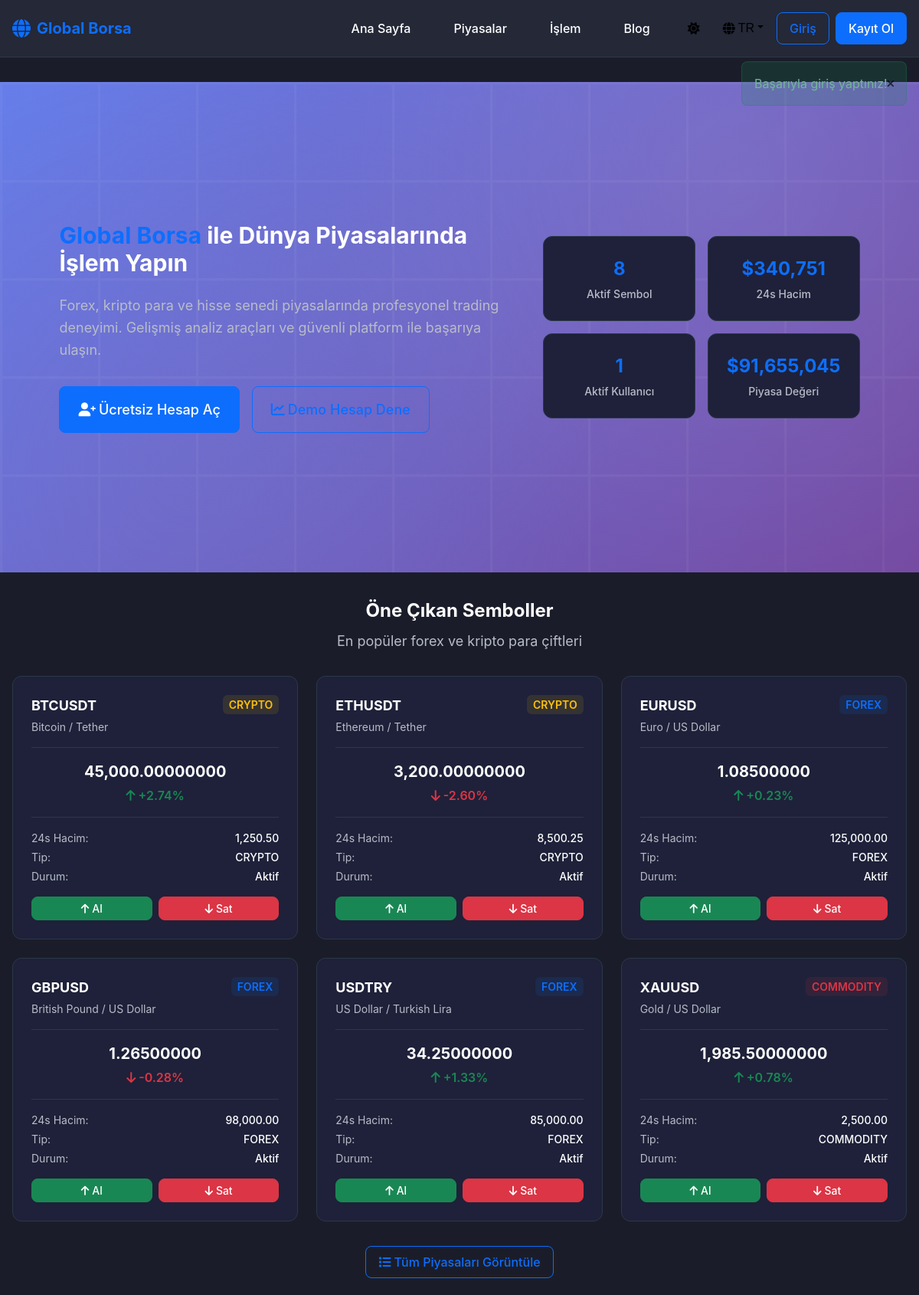
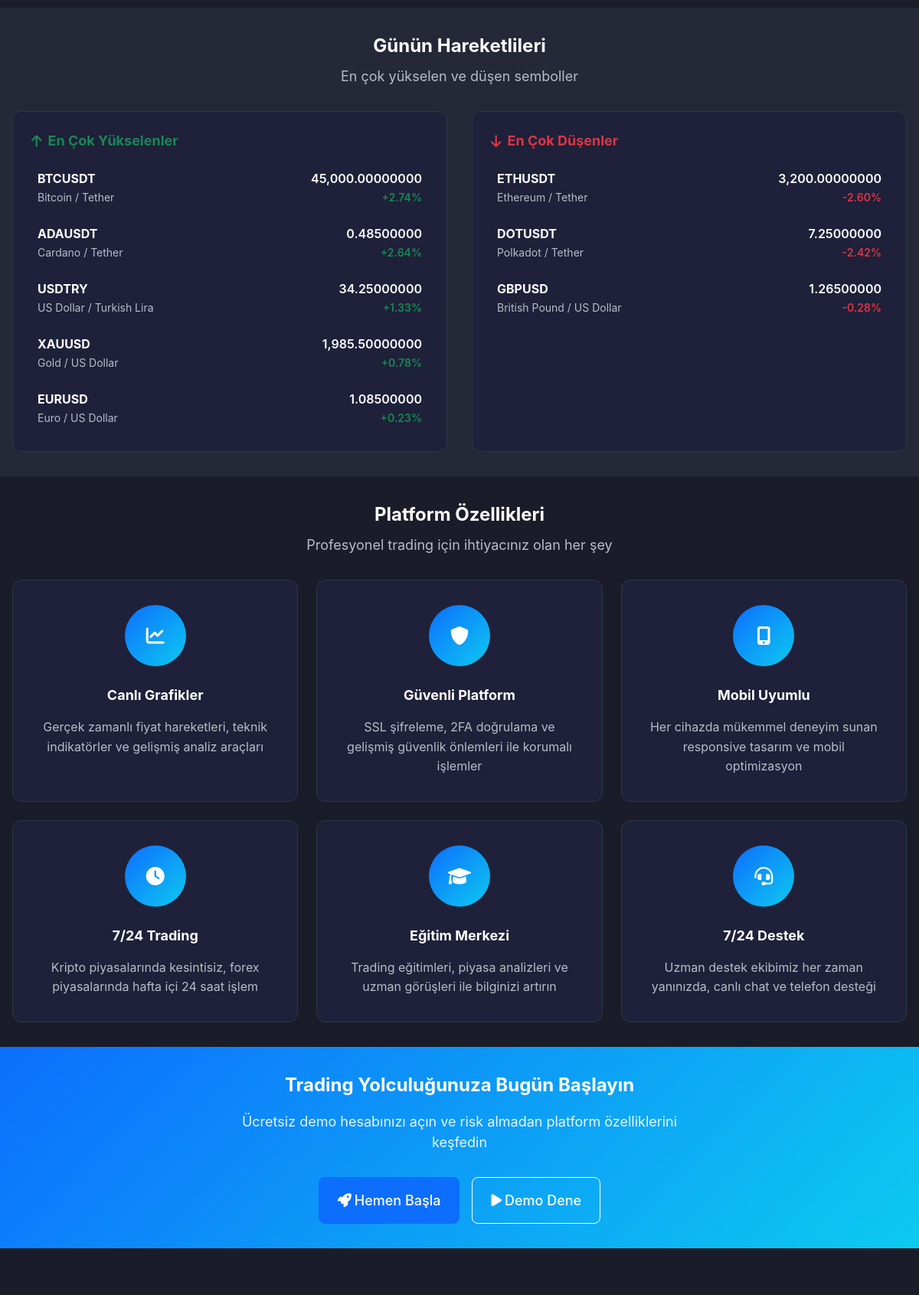
The page / (signed in, upper part) on the database its author committed (2 pictures, top to bottom).
### tables this page shows
CREATE TABLE IF NOT EXISTS prices (
    id INT AUTO_INCREMENT PRIMARY KEY,
    symbol_id INT NOT NULL,
    price DECIMAL(20, 8) NOT NULL,
    bid DECIMAL(20, 8),
    ask DECIMAL(20, 8),
    volume_24h DECIMAL(20, 8) DEFAULT 0,
    change_24h DECIMAL(10, 4) DEFAULT 0,
    change_percent_24h DECIMAL(10, 4) DEFAULT 0,
    high_24h DECIMAL(20, 8),
    low_24h DECIMAL(20, 8),
    updated_at DATETIME DEFAULT CURRENT_TIMESTAMP ON UPDATE CURRENT_TIMESTAMP,
    FOREIGN KEY (symbol_id) REFERENCES symbols(id) ON DELETE CASCADE,
    UNIQUE KEY unique_symbol (symbol_id)
);

CREATE TABLE IF NOT EXISTS symbols (
    id INT AUTO_INCREMENT PRIMARY KEY,
    symbol VARCHAR(20) UNIQUE NOT NULL,
    name VARCHAR(100) NOT NULL,
    base_currency VARCHAR(10) NOT NULL,
    quote_currency VARCHAR(10) NOT NULL,
    type ENUM('forex', 'crypto', 'stock', 'commodity') NOT NULL,
    status ENUM('active', 'inactive') DEFAULT 'active',
    min_trade_amount DECIMAL(20, 8) DEFAULT 0.00000001,
    max_trade_amount DECIMAL(20, 8),
    price_precision INT DEFAULT 8,
    quantity_precision INT DEFAULT 8,
    trading_fee DECIMAL(5, 4) DEFAULT 0.001,
    is_featured BOOLEAN DEFAULT FALSE,
    created_at DATETIME DEFAULT CURRENT_TIMESTAMP,
    updated_at DATETIME DEFAULT CURRENT_TIMESTAMP ON UPDATE CURRENT_TIMESTAMP
);

### modules/landing/views/index.php (the view, shortened to what the rows shown need)
<section class="hero">
    <div class="container">
        <div class="hero-content">
            <div class="hero-text">
                <h1 class="hero-title">
                    <span class="text-primary">Global Borsa</span> ile
                    Dünya Piyasalarında İşlem Yapın
                </h1>
                <p class="hero-description">
                    Forex, kripto para ve hisse senedi piyasalarında profesyonel trading deneyimi.
                    Gelişmiş analiz araçları ve güvenli platform ile başarıya ulaşın.
                </p>
                <div class="hero-actions">
                    <?php if (!$user): ?>
                        <a href="/register" class="btn btn-primary btn-lg">
                            <i class="fas fa-user-plus"></i>
                            Ücretsiz Hesap Aç
                        </a>
                        <a href="/trading" class="btn btn-outline btn-lg">
                            <i class="fas fa-chart-line"></i>
                            Demo Hesap Dene
                        </a>
                    <?php endif; ?>
                </div>
            </div>
            <div class="hero-stats">
                <div class="stat-card">
                    <div class="stat-value"><?= number_format($market_stats['total_symbols']) ?></div>
                    <div class="stat-label">Aktif Sembol</div>
                </div>
                <div class="stat-card">
                    <div class="stat-value">$<?= number_format($market_stats['total_volume'], 0) ?></div>
                    <div class="stat-label">24s Hacim</div>
                </div>
                <div class="stat-card">
                    <div class="stat-value"><?= number_format($market_stats['active_users']) ?></div>
                    <div class="stat-label">Aktif Kullanıcı</div>
                </div>
                <div class="stat-card">
                    <div class="stat-value">$<?= number_format($market_stats['market_cap'], 0) ?></div>
                    <div class="stat-label">Piyasa Değeri</div>
                </div>
            </div>
        </div>
    </div>
</section>
<section class="featured-symbols">
    <div class="container">
        <div class="section-header">
            <h2 class="section-title">Öne Çıkan Semboller</h2>
            <p class="section-description">En popüler forex ve kripto para çiftleri</p>
        </div>
        <div class="symbols-grid">
            <?php foreach ($featured_symbols as $symbol): ?>
                <div class="symbol-card" onclick="window.location.href='/symbol/<?= $symbol['symbol'] ?>'">
                    <div class="symbol-header">
                        <div class="symbol-info">
                            <h3 class="symbol-name"><?= htmlspecialchars($symbol['symbol']) ?></h3>
                            <p class="symbol-description"><?= htmlspecialchars($symbol['name']) ?></p>
                        </div>
                        <div class="symbol-type">
                            <span class="type-badge type-<?= $symbol['type'] ?>">
                                <?= strtoupper($symbol['type']) ?>
                            </span>
                        </div>
                    </div>
                    <div class="symbol-price">
                        <div class="current-price" data-symbol="<?= $symbol['symbol'] ?>">
                            <?= $symbol['price'] ? number_format($symbol['price'], 8) : '--' ?>
                        </div>
                        <div class="price-change <?= ($symbol['change_percent_24h'] ?? 0) >= 0 ? 'positive' : 'negative' ?>">
                            <i class="fas fa-<?= ($symbol['change_percent_24h'] ?? 0) >= 0 ? 'arrow-up' : 'arrow-down' ?>"></i>
                            <span data-change="<?= $symbol['symbol'] ?>">
                                <?= $symbol['change_percent_24h'] ? (($symbol['change_percent_24h'] >= 0 ? '+' : '') . number_format($symbol['change_percent_24h'], 2) . '%') : '--' ?>
                            </span>
                        </div>
                    </div>
                    <div class="symbol-details">
                        <div class="detail-item">
                            <span class="label">24s Hacim:</span>
                            <span class="value"><?= $symbol['volume_24h'] ? number_format($symbol['volume_24h'], 2) : '--' ?></span>
                        </div>
                        <div class="detail-item">
                            <span class="label">Tip:</span>
                            <span class="value"><?= strtoupper($symbol['type']) ?></span>
                        </div>
                        <div class="detail-item">
                            <span class="label">Durum:</span>
                            <span class="value"><?= $symbol['status'] === 'active' ? 'Aktif' : 'Pasif' ?></span>
                        </div>
                    </div>
                    <div class="symbol-actions">
                        <a href="/trading/<?= $symbol['symbol'] ?>" class="btn btn-success btn-sm">
                            <i class="fas fa-arrow-up"></i> Al
                        </a>
                        <a href="/trading/<?= $symbol['symbol'] ?>" class="btn btn-danger btn-sm">
                            <i class="fas fa-arrow-down"></i> Sat
                        </a>
                    </div>
                </div>
            <?php endforeach; ?>
        </div>
        <div class="section-footer">
            <a href="/markets" class="btn btn-outline">
                <i class="fas fa-list"></i>
                Tüm Piyasaları Görüntüle
            </a>
        </div>
    </div>
</section>
<section class="top-movers">
    <div class="container">
        <div class="section-header">
            <h2 class="section-title">Günün Hareketlileri</h2>
            <p class="section-description">En çok yükselen ve düşen semboller</p>
        </div>
        <div class="movers-container">
            <div class="movers-section">
                <h3 class="movers-title text-success">
                    <i class="fas fa-arrow-up"></i>
                    En Çok Yükselenler
                </h3>
                <div class="movers-list">
                    <?php foreach ($top_movers['gainers'] as $gainer): ?>
                        <div class="mover-item" onclick="window.location.href='/symbol/<?= $gainer['symbol'] ?>'">
                            <div class="mover-symbol">
                                <span class="symbol"><?= htmlspecialchars($gainer['symbol']) ?></span>
                                <span class="name"><?= htmlspecialchars($gainer['name']) ?></span>
                            </div>
                            <div class="mover-price">
                                <span class="price"><?= number_format($gainer['price'], 8) ?></span>
                                <span class="change text-success">
                                    +<?= number_format($gainer['change_percent_24h'], 2) ?>%
                                </span>
                            </div>
                        </div>
                    <?php endforeach; ?>
                </div>
            </div>
            <div class="movers-section">
                <h3 class="movers-title text-danger">
                    <i class="fas fa-arrow-down"></i>
                    En Çok Düşenler
                </h3>
                <div class="movers-list">
                    <?php foreach ($top_movers['losers'] as $loser): ?>
                        <div class="mover-item" onclick="window.location.href='/symbol/<?= $loser['symbol'] ?>'">
                            <div class="mover-symbol">
                                <span class="symbol"><?= htmlspecialchars($loser['symbol']) ?></span>
                                <span class="name"><?= htmlspecialchars($loser['name']) ?></span>
                            </div>
                            <div class="mover-price">
                                <span class="price"><?= number_format($loser['price'], 8) ?></span>
                                <span class="change text-danger">
                                    <?= number_format($loser['change_percent_24h'], 2) ?>%
                                </span>
                            </div>
                        </div>
                    <?php endforeach; ?>
                </div>
            </div>
        </div>
    </div>
</section>
<section class="features">
    <div class="container">
        <div class="section-header">
            <h2 class="section-title">Platform Özellikleri</h2>
            <p class="section-description">Profesyonel trading için ihtiyacınız olan her şey</p>
        </div>
        <div class="features-grid">
            <div class="feature-card">
                <div class="feature-icon">
                    <i class="fas fa-chart-line"></i>
                </div>
                <h3 class="feature-title">Canlı Grafikler</h3>
                <p class="feature-description">
                    Gerçek zamanlı fiyat hareketleri, teknik indikatörler ve gelişmiş analiz araçları
                </p>
            </div>
            <div class="feature-card">
                <div class="feature-icon">
                    <i class="fas fa-shield-alt"></i>
                </div>
                <h3 class="feature-title">Güvenli Platform</h3>
                <p class="feature-description">
                    SSL şifreleme, 2FA doğrulama ve gelişmiş güvenlik önlemleri ile korumalı işlemler
                </p>
            </div>
            <div class="feature-card">
                <div class="feature-icon">
                    <i class="fas fa-mobile-alt"></i>
                </div>
                <h3 class="feature-title">Mobil Uyumlu</h3>
                <p class="feature-description">
                    Her cihazda mükemmel deneyim sunan responsive tasarım ve mobil optimizasyon
                </p>
            </div>
            <div class="feature-card">
                <div class="feature-icon">
                    <i class="fas fa-clock"></i>
                </div>
                <h3 class="feature-title">7/24 Trading</h3>
                <p class="feature-description">
                    Kripto piyasalarında kesintisiz, forex piyasalarında hafta içi 24 saat işlem
                </p>
            </div>
            <div class="feature-card">
                <div class="feature-icon">
                    <i class="fas fa-graduation-cap"></i>
                </div>
                <h3 class="feature-title">Eğitim Merkezi</h3>
                <p class="feature-description">
                    Trading eğitimleri, piyasa analizleri ve uzman görüşleri ile bilginizi artırın
                </p>
            </div>
            <div class="feature-card">
                <div class="feature-icon">
                    <i class="fas fa-headset"></i>
                </div>
                <h3 class="feature-title">7/24 Destek</h3>
                <p class="feature-description">
                    Uzman destek ekibimiz her zaman yanınızda, canlı chat ve telefon desteği
                </p>
            </div>
        </div>
    </div>
</section>
<section class="cta">
    <div class="container">
        <div class="cta-content">
            <h2 class="cta-title">Trading Yolculuğunuza Bugün Başlayın</h2>
            <p class="cta-description">
                Ücretsiz demo hesabınızı açın ve risk almadan platform özelliklerini keşfedin
            </p>
            <div class="cta-actions">
                <?php if (!$user): ?>
                    <a href="/register" class="btn btn-primary btn-lg">
                        <i class="fas fa-rocket"></i>
                        Hemen Başla
                    </a>
                    <a href="/trading" class="btn btn-outline btn-lg">
                        <i class="fas fa-play"></i>
                        Demo Dene
                    </a>
                <?php endif; ?>
            </div>
        </div>
    </div>
</section>

### core/Router.php (shortened to what the rows shown need)
<?php
class Router
{
    private $routes = [];
    public function addRoute($method, $path, $handler)
    {
        $this->routes[] = [
            'method' => strtoupper($method),
            'path' => $path,
            'handler' => $handler,
            'pattern' => $this->convertToPattern($path)
        ];
    }
    private function convertToPattern($path)
    {
        $pattern = preg_replace('/\{([^}]+)\}/', '([^/]+)', $path);
        $pattern = str_replace('/', '\/', $pattern);
        return '/^' . $pattern . '$/';
    }
    public function handleRequest()
    {
        $method = $_SERVER['REQUEST_METHOD'];
        $uri = parse_url($_SERVER['REQUEST_URI'], PHP_URL_PATH);
        foreach ($this->routes as $route) {
            if ($route['method'] === $method && preg_match($route['pattern'], $uri, $matches)) {
                array_shift($matches);
                $this->executeHandler($route['handler'], $matches);
                return;
            }
        }
    }
    private function executeHandler($handler, $params = [])
    {
        if (strpos($handler, '@') !== false) {
            list($controllerName, $method) = explode('@', $handler);
            $controllerFile = $this->findController($controllerName);
            if ($controllerFile && file_exists($controllerFile)) {
                if (class_exists($controllerName)) {
                    $controller = new $controllerName();
                    if (method_exists($controller, $method)) {
                        call_user_func_array([$controller, $method], $params);
                        return;
                    }
                }
            }
        }
    }
    private function findController($controllerName)
    {
        $moduleName = strtolower(str_replace('Controller', '', $controllerName));
        $possiblePaths = [
            MODULES_PATH . '/' . $moduleName . '/' . $controllerName . '.php',
            CORE_PATH . '/' . $controllerName . '.php'
        ];
        foreach ($possiblePaths as $path) {
            if (file_exists($path)) {
                return $path;
            }
        }
        return null;
    }
}

### rows shown on the page
prices: symbol.symbol "BTCUSDT", symbol.name "Bitcoin / Tether", symbol.type "CRYPTO", price "45,000.00000000", change_percent_24h "2.74", volume_24h "1,250.50"
prices: symbol.symbol "ETHUSDT", symbol.name "Ethereum / Tether", symbol.type "CRYPTO", price "3,200.00000000", change_percent_24h "-2.60", volume_24h "8,500.25"
prices: symbol.symbol "EURUSD", symbol.name "Euro / US Dollar", symbol.type "FOREX", price "1.08500000", change_percent_24h "0.23", volume_24h "125,000.00"
prices: symbol.symbol "GBPUSD", symbol.name "British Pound / US Dollar", symbol.type "FOREX", price "1.26500000", change_percent_24h "-0.28", volume_24h "98,000.00"
prices: symbol.symbol "USDTRY", symbol.name "US Dollar / Turkish Lira", symbol.type "FOREX", price "34.25000000", change_percent_24h "1.33", volume_24h "85,000.00"
prices: symbol.symbol "XAUUSD", symbol.name "Gold / US Dollar", symbol.type "COMMODITY", price "1,985.50000000", change_percent_24h "0.78", volume_24h "2,500.00"
prices: symbol.symbol "ADAUSDT", symbol.name "Cardano / Tether", price "0.48500000", change_percent_24h "2.64"
prices: symbol.symbol "DOTUSDT", symbol.name "Polkadot / Tether", price "7.25000000", change_percent_24h "-2.42"

### other values the page prints
$message "Başarıyla giriş yaptınız!"
